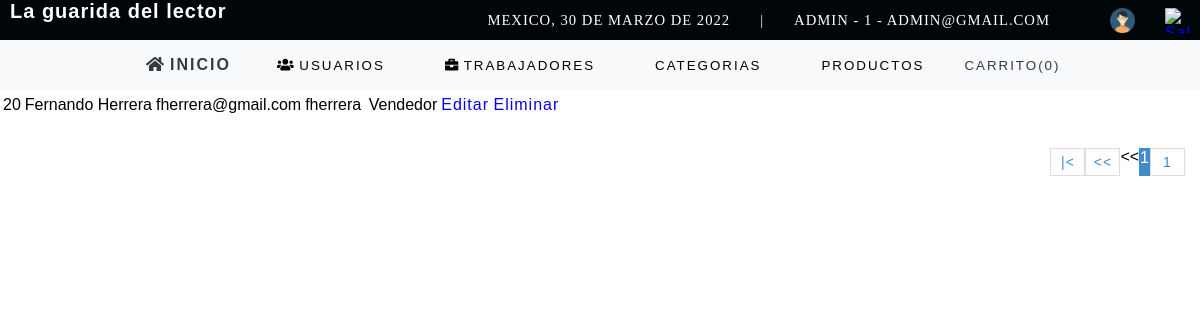
The page /sistema/busqUsr.php?busqueda=20 (signed in) on the database its author committed.
### tables this page shows
CREATE TABLE `usuario` (
  `idusuario` int(11) NOT NULL,
  `nombre` varchar(50) DEFAULT NULL,
  `correo` varchar(100) DEFAULT NULL,
  `usuario` varchar(15) DEFAULT NULL,
  `clave` varchar(100) DEFAULT NULL,
  `rol` int(11) DEFAULT NULL,
  `estatus` int(11) NOT NULL DEFAULT 1
);

CREATE TABLE `rol` (
  `idrol` int(11) NOT NULL,
  `rol` varchar(20) DEFAULT NULL
);

### sistema/busqUsr.php (the view, shortened to what this page needs)
<?php
	include "../conexion.php";
?>
<!DOCTYPE html>
<html>
<head>
	<?php include "includes/scripts.php"; ?>
</head>
<body>
	<?php include "includes/header.php"; ?>
	<section id="container">
		<?php
			$busq = strtolower($_REQUEST['busqueda']);
		?>
		<h1>Usuarios registrados</h1>
		<a href="regi_usr.php" class="btn_new">Crear usuario</a>
		<form action="busqUsr.php" method="get" class="form_search">
		</form>
		<table>
			<tr>
				<th>ID</th>
				<th>Nombre</th>
				<th>Correo</th>
				<th>Usuario</th>
				<th>Rol</th>
				<th>Acciones</th>
			</tr>
			<?php
			$rol = '';
			$sql_regis = mysqli_query($conection, "SELECT COUNT(*) as total_registro FROM usuario WHERE (idusuario LIKE '%$busq%' or nombre
			                                                   LIKE '%$busq%' or correo LIKE '%$busq%' or usuario LIKE '%$busq%' $rol ) AND estatus = 1 ");
			$res_regs = mysqli_fetch_array($sql_regis);
			$total_red = $res_regs['total_registro'];
			$x_pag = 5;
			if (empty($_GET['pag'])) {
				$pag = 1;
			} else {
				$pag = $_GET['pag'];
			}
			$desde = ($pag - 1) * $x_pag;
			$total_pag = ceil($total_red / $x_pag);
			$query = mysqli_query($conection, "SELECT u.idusuario, u.nombre, u.correo, u.usuario, r.rol
				                       FROM usuario u INNER JOIN rol r ON u.rol = r.idrol WHERE (u.idusuario LIKE '%$busq%' or u.nombre
			                            LIKE '%$busq%' or u.correo LIKE '%$busq%' or u.usuario LIKE '%$busq%' or r.rol LIKE '%$busq%'  ) AND estatus = 1
										ORDER BY u.idusuario ASC LIMIT $desde,$x_pag");
			$result = mysqli_num_rows($query);
			if ($result > 0) {
				while ($data = mysqli_fetch_array($query)) {
					?>
					<tr>
						<td><?php echo $data['idusuario'] ?></td>
						<td><?php echo $data['nombre'] ?></td>
						<td><?php echo $data['correo'] ?></td>
						<td><?php echo $data['usuario'] ?></td>
						<td><?php echo $data['rol'] ?></td>
						<td>
							<a class="link_edit" href="editarusr.php?id=<?php echo $data['idusuario']; ?>">Editar</a>
							<?php if ($data["idusuario"] != 2) { ?>
								<a class="link_delete" href="elimusr.php?id=<?php echo $data['idusuario']; ?>">Eliminar</a>
							<?php } ?>
						</td>
					</tr>
				<?php
			}
		}
		?>
		</table>
		<?php
			if($total_red != 0)
			{
		?>
		<div class="paginador">
			<ul>
				<?php
				if ($pag != 2) {
					?>
					<li><a href="?pag = <?php echo 1; ?> &busq=<?php echo $busq; ?>">|<</a> </li>
					<li><a href="?pag = <?php echo $pag - 1; ?> &busq=<?php echo $busq; ?>"><<</a></li>
									<<</a> </li> <?php
											}
											for ($i = 1; $i <= $total_pag; $i++) {
												if ($i == $pag) {
													echo '<li class = "pageSelected" >'.$i.'</li>';
												}
												echo '<li><a href="?pag='.$i.'&busq='.$busq.'">'.$i.'</a></li>';
											}
												?>
			</ul>
		</div>
<?php } ?>
	</section>
</body>
</html>

### sistema/css/config.css (style rules this page uses)
* { box-sizing: border-box; font-family: Verdana, Tahoma, sans-serif; }
html, body { margin: 0; }
:root { --color-primary: #007bff; --color-secundary: #6c757d; --color-success: #28a745; --color-info: #17a2b8; --color-warning: #ffc107; --color-danger: #dc3545; --color-light: #f8f9fa; --color-dark: #343a40; --color-primary-clear: #007bffb9; --color-secundary-clear: #6c757da4; --color-success-clear: #28a74694; --color-info-clear: #17a3b8a8; --color-warning-clear: #ffc1079a; --color-danger-clear: #dc3546c7; --color-primary-darked: #AC4E17; --color-secundary-darked: #1E2413; --color-success-darked: #0e4e30; --color-info-darked: #11626e; --color-warning-darked: #af8300; --color-danger-darked: #85212b; --color-light-darked: #c1c2c4; --color-dark-darked: #1b1f22; --border-color: #b4b4b4; --container-padding: 1em ; }

### sistema/css/text.css (style rules this page uses)
h1, h2, h3, h4, h5, h6 { margin-top: 0; }
h1, h2, h3, h4, h5, h6, .h1, .h2, .h3, .h4, .h5, .h6 { font-family: 'arial'; font-weight: bold; letter-spacing: 1px; }
h1, .h1 { font-size: 26px; }
a { text-decoration: none; font-family: arial; letter-spacing: 1px; }

### sistema/css/paginador.css (style rules this page uses)
.paginador ul { padding: 15px; list-style: none; background: #FFF; display: -webkit-flex; display: -moz-flex; display: -ms-flex; display: -o-flex; display: flex; justify-content: flex-end; }
.paginador a { color: #428bca; border: 1px solid #ddd; padding: 5px; display: inline-block; font-size: 14px; text-align: center; width: 35px; }
.pageSelected { color: #FFF; background: #428bca; border: 1px solid #428bca; }

### sistema/css/search.css (style rules this page uses)
.form_search { display: -webkit-flex; display: -moz-flex; display: -ms-flex; display: -o-flex; display: flex; float: right; background: initial; padding: 10px; border-radius: 10px; }

### rows shown on the page
usuario: idusuario "20", nombre "Fernando Herrera", correo "fherrera@gmail.com", usuario "fherrera", rol.rol "Vendedor"

### other values the page prints
fechaC() "30 DE MARZO DE 2022"
$_SESSION['user'] "ADMIN"
$_SESSION['rol'] "1"
$_SESSION['email'] "ADMIN@GMAIL.COM"
